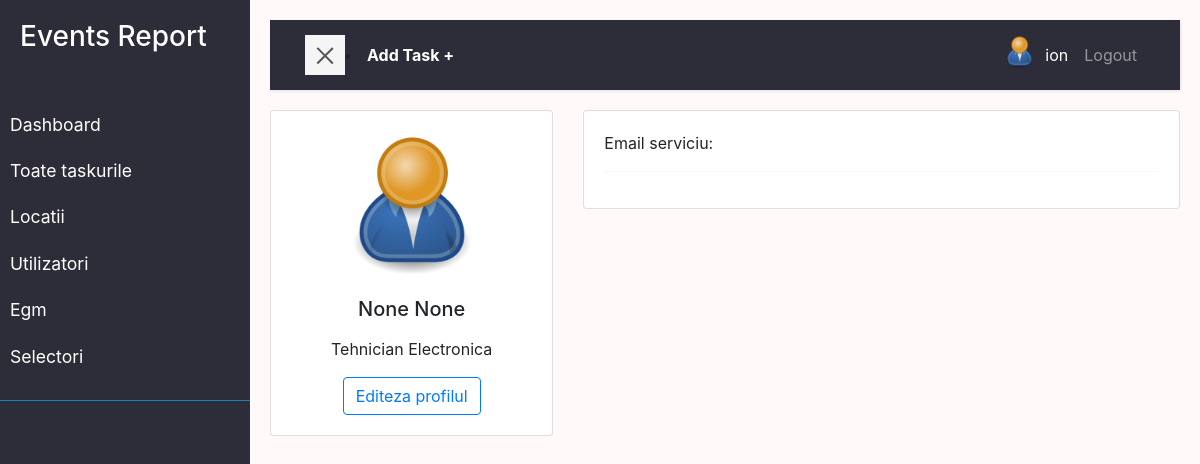
/user/account/ (signed in), run on the app's committed database.
### user/models.py (models this page shows, shortened)
class Profile(models.Model):
    user = models.OneToOneField(
        User, on_delete=models.DO_NOTHING, null=True, blank=True)
    nume = models.CharField(max_length=200, blank=True, null=True)
    prenume = models.CharField(max_length=200, blank=True, null=True)
    email = models.EmailField(max_length=500, blank=True, null=True)
    email_serviciu = models.EmailField(max_length=500,unique=True, blank=True, null=True)
    username = models.CharField(max_length=200, blank=True, null=True)
    location = models.CharField(max_length=200, blank=True, null=True)
    functie = models.CharField(max_length=200, blank=True, null=True, default='Tehnician Electronica')
    profile_image = models.ImageField(null=True, blank=True, upload_to='profiles/', default='profiles/user-default.png')
    url_facebook = models.CharField(max_length=200, blank=True, null=True)
    phone = models.CharField(max_length=200, blank=True, null=True)
    phone_serviciu = models.CharField(max_length=200, blank=True, null=True)
    created = models.DateTimeField(auto_now_add=True)
    id = models.UUIDField(default=uuid.uuid4, unique=True,
                        primary_key=True, editable=False)
    class Meta:
        ordering = ['created']
    @property
    def imageURL(self):
        try:
            url = self.profile_image.url
        except:
            url = ''
        return url

### user/views.py (the view)
# urls.py: path('account/', views.userAccount, name='account'),
@login_required(login_url='login')
def userAccount(request):
    profile = request.user.profile
    context = {'profile': profile}
    return render(request, 'user/account.html', context)

### user/templates/user/account.html (shortened to what this page needs)
{% extends 'main.html' %}
{% block content %}
  <section >
      <div class="row">
        <div class="col-lg-4">
          <div class="card mb-4">
            <div class="card-body text-center">
              <img src="{{profile.imageURL}}" alt="avatar"
                class="rounded-circle img-fluid" style="width: 150px;">
              <h5 class="my-3">{{profile.nume}} {{profile.prenume}}</h5>
              <p>{{profile.functie}}</p>
              <a class="btn btn-outline-primary" href="{% url 'edith_account' %}?next=/user/account">Editeza profilul</a>
            </div>
          </div>
        </div>
        <div class="col-lg-8">
          <div class="card mb-4">
            <div class="card-body">
              <div class="row">
                <div class="col-sm-3">
                  <p class="mb-0">Email serviciu:</p>
                </div>
                <div class="col-sm-9">
                </div>
              </div>
              <hr>
            </div>
          </div>
        </div>
      </div>
  </section>
{% endblock content %}

### templates/navbar.html (shortened to what this page needs)
    <div class="wrapper">
        <nav id="sidebar" >
            <div class="sidebar-header">
                <h3>Events Report</h3>
            </div>
            <ul class="list-unstyled components">
                <li >
                   <a href="{% url 'dashboard' %}">Dashboard</a>
                   <a href="{% url 'tasks'%}">Toate taskurile</a>
                   <a href="{% url 'locations' %}">Locatii</a>
                   <a href="{% url 'profiles' %}">Utilizatori</a>
                   <a href="{% url 'egm' %}">Egm</a>
                   <a href="{% url 'selectori' %}">Selectori</a>
                </li>
            </ul>
        </nav>
        <div id="content">
            <nav class="navbar navbar-expand-lg navbar-dark bg-nn">
                <div class="container-fluid">
                    <button type="button" id="sidebarCollapse" class="navbar-btn btn-blue ">
                        <span></span>
                    </button> <li class="nav-item active "><a  class="text-white fw-bold" href="{% url 'task-form' %}?next=/">Add Task +</a></li>
                    <div class="collapse navbar-collapse  " id="navbarSupportedContent">
                        <ul class="nav navbar-nav  ml-auto">
                            {% if request.user.is_authenticated %}
                            <li class="nav-item active"><a class="" href="{% url 'account' %}"><img src="{{request.user.profile.imageURL}}"
                                alt="avatar"class="rounded-circle img-fluid" style="width: 35px;"></a></li>
                            <li class="nav-item active"><a class="nav-link" href="{% url 'account' %}">{{request.user.profile.username}}</a></li>
                            <li class="nav-item"><a class="nav-link" href="{% url 'logout' %}">Logout</a></li>
                            {% else %}
                            <li class="nav-item"><a class="nav-link" href="{% url 'login' %}">Login/Sign Up</a></li>
                            {% endif %}
                        </ul>
                    </div>
                </div>
            </nav>
</body>
</html>

### static/styles/app.css (style rules this page uses)
:root { --color-sub: #2d2d39; --color-sub1: #12528f; }

### static/styles/main.css (style rules this page uses)
:root { --color-sub: #2d2d39; --color-sub1: #275179; }
body { background: #fff9f9; }
a, a:hover, a:focus { color: inherit; text-decoration: none; transition: all 0.3s; }
.navbar { padding: 15px 20px; background: var(--color-sub); border: none; border-radius: 0; margin-bottom: 20px; box-shadow: 1px 1px 3px rgba(0, 0, 0, 0.1); }
.navbar-btn { box-shadow: none; outline: none !important; border: none; }
.wrapper { display: flex; width: 100%; align-items: stretch; perspective: 1500px; }
#sidebar { min-width: 250px; max-width: 250px; background: var(--color-sub); color: #fff; transition: all 0.6s cubic-bezier(0.945, 0.020, 0.270, 0.665); transform-origin: bottom left; }
#sidebar .sidebar-header { padding: 20px; background:var(--color-sub); }
#sidebar ul.components { padding: 20px 0; border-bottom: 1px solid #1981b4; }
#sidebar ul li a { padding: 10px; font-size: 1.1em; display: block; }
#content { width: 100%; padding: 20px; min-height: 100vh; transition: all 0.3s; }
#sidebarCollapse { width: 40px; height: 40px; background: #f5f5f5; cursor: pointer; }
#sidebarCollapse span { width: 80%; height: 2px; margin: 0 auto; display: block; background: #555; transition: all 0.8s cubic-bezier(0.810, -0.330, 0.345, 1.375); transition-delay: 0.2s; }
#sidebarCollapse span:last-of-type { transform: rotate(-45deg) translate(1px, -1px); }

### data on the page
Profile: imageURL (placeholder picture), nume "None", prenume "None", functie "Tehnician Electronica"

### other printed values
{{ request.user.profile.username }} "ion"
